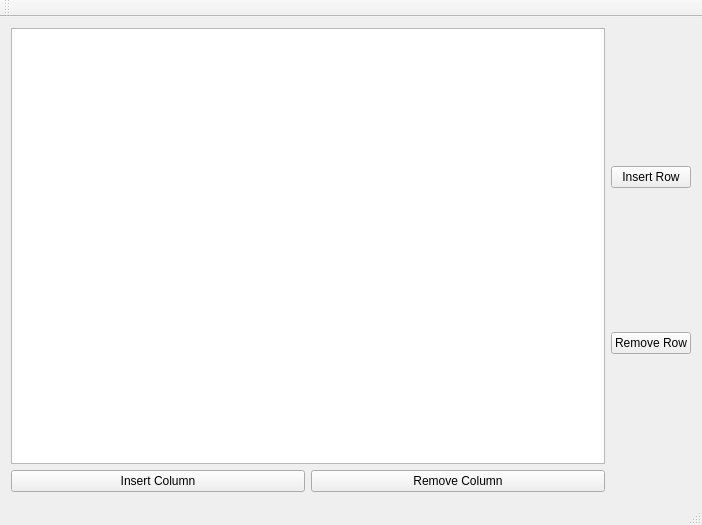
<?xml version="1.0" encoding="UTF-8"?>
<ui version="4.0">
 <class>MainWindow</class>
 <widget class="QMainWindow" name="MainWindow">
  <property name="geometry">
   <rect>
    <x>0</x>
    <y>0</y>
    <width>702</width>
    <height>525</height>
   </rect>
  </property>
  <property name="windowTitle">
   <string>MainWindow</string>
  </property>
  <widget class="QWidget" name="centralWidget">
   <layout class="QHBoxLayout" name="horizontalLayout_2">
    <item>
     <layout class="QVBoxLayout" name="verticalLayout_2">
      <item>
       <widget class="QTableView" name="tableView">
        <property name="selectionMode">
         <enum>QAbstractItemView::ContiguousSelection</enum>
        </property>
        <property name="selectionBehavior">
         <enum>QAbstractItemView::SelectItems</enum>
        </property>
        <property name="sortingEnabled">
         <bool>true</bool>
        </property>
        <attribute name="verticalHeaderVisible">
         <bool>true</bool>
        </attribute>
       </widget>
      </item>
      <item>
       <layout class="QHBoxLayout" name="horizontalLayout">
        <item>
         <widget class="QPushButton" name="pushButton_3">
          <property name="text">
           <string>Insert Column</string>
          </property>
         </widget>
        </item>
        <item>
         <widget class="QPushButton" name="pushButton_4">
          <property name="text">
           <string>Remove Column</string>
          </property>
         </widget>
        </item>
       </layout>
      </item>
     </layout>
    </item>
    <item>
     <layout class="QVBoxLayout" name="verticalLayout">
      <item>
       <widget class="QPushButton" name="pushButton">
        <property name="text">
         <string>Insert Row</string>
        </property>
       </widget>
      </item>
      <item>
       <widget class="QPushButton" name="pushButton_2">
        <property name="text">
         <string>Remove Row</string>
        </property>
       </widget>
      </item>
     </layout>
    </item>
   </layout>
  </widget>
  <widget class="QMenuBar" name="menuBar">
   <property name="geometry">
    <rect>
     <x>0</x>
     <y>0</y>
     <width>702</width>
     <height>26</height>
    </rect>
   </property>
  </widget>
  <widget class="QToolBar" name="mainToolBar">
   <attribute name="toolBarArea">
    <enum>TopToolBarArea</enum>
   </attribute>
   <attribute name="toolBarBreak">
    <bool>false</bool>
   </attribute>
  </widget>
  <widget class="QStatusBar" name="statusBar"/>
 </widget>
 <layoutdefault spacing="6" margin="11"/>
 <resources/>
 <connections>
  <connection>
   <sender>pushButton</sender>
   <signal>clicked()</signal>
   <receiver>MainWindow</receiver>
   <slot>insert_row()</slot>
   <hints>
    <hint type="sourcelabel">
     <x>660</x>
     <y>162</y>
    </hint>
    <hint type="destinationlabel">
     <x>638</x>
     <y>109</y>
    </hint>
   </hints>
  </connection>
  <connection>
   <sender>pushButton_2</sender>
   <signal>clicked()</signal>
   <receiver>MainWindow</receiver>
   <slot>remove_row()</slot>
   <hints>
    <hint type="sourcelabel">
     <x>658</x>
     <y>308</y>
    </hint>
    <hint type="destinationlabel">
     <x>638</x>
     <y>249</y>
    </hint>
   </hints>
  </connection>
  <connection>
   <sender>pushButton_3</sender>
   <signal>clicked()</signal>
   <receiver>MainWindow</receiver>
   <slot>insert_column()</slot>
   <hints>
    <hint type="sourcelabel">
     <x>120</x>
     <y>413</y>
    </hint>
    <hint type="destinationlabel">
     <x>195</x>
     <y>431</y>
    </hint>
   </hints>
  </connection>
  <connection>
   <sender>pushButton_4</sender>
   <signal>clicked()</signal>
   <receiver>MainWindow</receiver>
   <slot>remove_column()</slot>
   <hints>
    <hint type="sourcelabel">
     <x>457</x>
     <y>399</y>
    </hint>
    <hint type="destinationlabel">
     <x>507</x>
     <y>429</y>
    </hint>
   </hints>
  </connection>
 </connections>
 <slots>
  <slot>insert_row()</slot>
  <slot>remove_row()</slot>
  <slot>insert_column()</slot>
  <slot>remove_column()</slot>
 </slots>
</ui>
